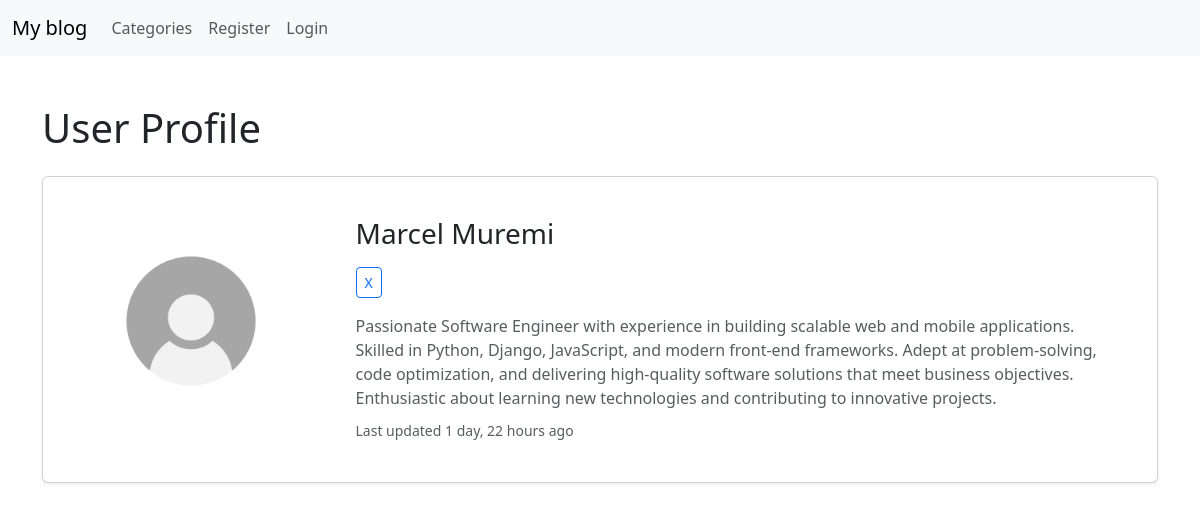
Page /blogdetails/7/profile/ on the earlier database version.
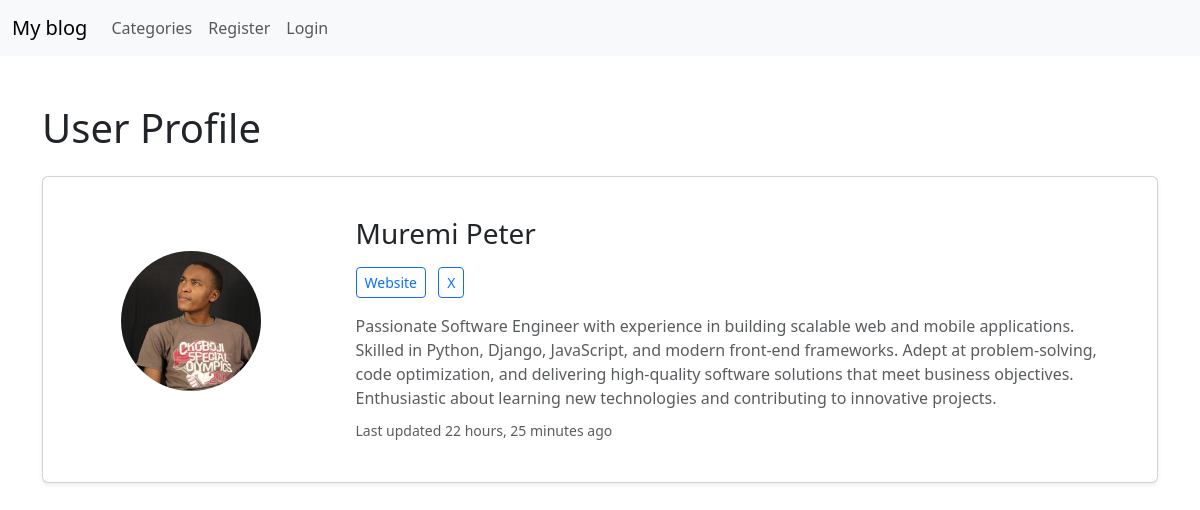
Same page on the later database version.
### blog/models.py (models this page shows, shortened)
class Profile(models.Model):
    user = models.OneToOneField(User, null=True, on_delete=models.CASCADE)
    bio = models.TextField()
    profile_pic = models.ImageField(null=True, blank=True, upload_to="images/profile/")
    website_url = models.CharField(max_length=255, null=True, blank=True)
    facebook_url = models.CharField(max_length=255, null=True, blank=True)
    x_url = models.CharField(max_length=255, null=True, blank=True)
    instagram_url = models.CharField(max_length=255, null=True, blank=True)
    updated_at = models.DateTimeField(auto_now=True)

### blogdetails/views.py (the view)
# urls.py: path('<int:pk>/profile/',ShowProfilePageView.as_view(), name='show_profile_page'),
class ShowProfilePageView(DetailView):
    model = Profile
    template_name = 'registration/user_profile.html'
    def get_context_data(self, *args, **kwargs):
        users = Profile.objects.all()
        context = super(ShowProfilePageView, self).get_context_data(*args, **kwargs)
        page_user = get_object_or_404(Profile, id=self.kwargs['pk'])
        context["page_user"] = page_user
        return context

### blogdetails/templates/registration/user_profile.html (shortened to what this page needs)
{% extends 'base.html' %}
{% load static %}
{% block content %}
<div class="container mt-5">
    <h1 class="mb-4">User Profile</h1>
    <div class="card shadow-sm p-4">
        <div class="row g-4 align-items-center">
            <div class="col-md-3 text-center">
                {% if page_user.profile_pic %}
                    <img src="{{ page_user.profile_pic.url }}"
                         class="img-fluid rounded-circle mb-3"
                         style="width: 140px; height: 140px; object-fit: cover;"
                         alt="Profile Picture">
                {% else %}
                    <img src="{% static 'images/profile_pic.avif' %}"
                         class="img-fluid rounded-circle mb-3"
                         style="width: 140px; height: 140px; object-fit: cover;"
                         alt="Default Profile">
                {% endif %}
            </div>
            <div class="col-md-9">
                <div class="card-body">
                    <h3 class="card-title mb-3">
                        {{ page_user.user.first_name }} {{ page_user.user.last_name }}
                    </h3>
                    <p class="mb-3">
                        {% if page_user.website_url %}
                            <a href="{{ page_user.website_url }}" class="btn btn-outline-primary btn-sm me-2" target="_blank">Website</a>
                        {% endif %}
                        {% if page_user.x_url %}
                            <a href="{{ page_user.x_url }}" class="btn btn-outline-primary btn-sm me-2" target="_blank">X</a>
                        {% endif %}
                    </p>
                    {% if page_user.bio %}
                        <p class="card-text text-muted mb-2">
                            {{ page_user.bio }}
                        </p>
                    {% else %}
                        <p class="card-text text-muted mb-2">
                            This user has not added a bio yet.
                        </p>
                    {% endif %}
                    <small class="text-muted">
                        Last updated {{ page_user.updated_at|timesince }} ago
                    </small>
                </div>
            </div>
        </div>
    </div>
</div>
{% endblock %}

Differences in the rows shown:
changed Profile "Muremi": profile_pic: picture added; user.first_name "Marcel" → "Muremi"; user.last_name "Muremi" → "Peter"; website_url empty → "muremi.com" (drawn); updated_at "1 day, 22 hours" → "22 hours, 25 minutes"
Other differences:
text now shown: "Website"
